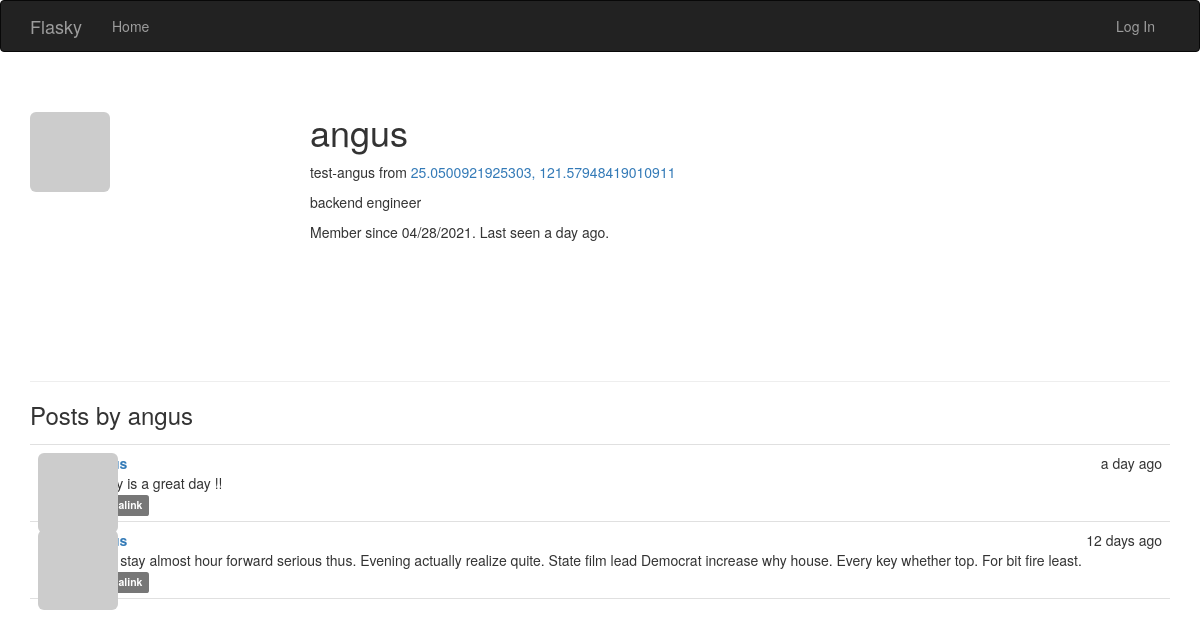
Before: /user/angus with the older database file.
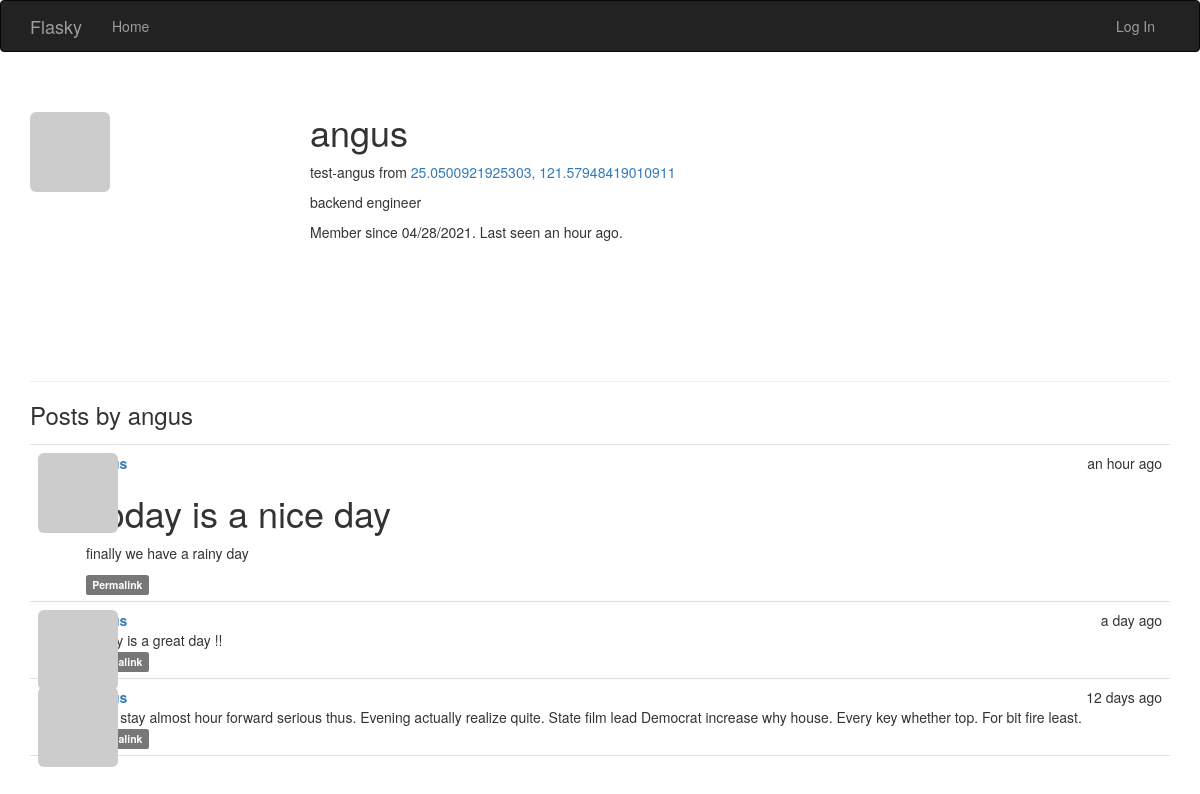
After: the same page with the newer database file.
### app/models.py (models this page shows, shortened)
class User(UserMixin, db.Model):
    __tablename__ = 'users'
    id = db.Column(db.Integer, primary_key=True)
    username = db.Column(db.String(64), unique=True, index=True)
    email = db.Column(db.String(64), unique=True, index=True)  # 讓使用者可以用email 登入
    role_id = db.Column(db.Integer, db.ForeignKey('roles.id'))
    password_hash = db.Column(db.String(128))
    confirmed = db.Column(db.Boolean, default=False)  # 帳號確認狀態
    name = db.Column(db.String(64))  # 本名
    location = db.Column(db.String(64))
    about_me = db.Column(db.Text())
    member_since = db.Column(db.DateTime(), default=datetime.utcnow)  # 建立時間
    last_seen = db.Column(db.DateTime(), default=datetime.utcnow)  # 上次訪問時間
    avatar_hash = db.Column(db.String(32))  # 儲存頭像URL用
    posts = db.relationship('Post', backref='author', lazy='dynamic')
    @property  # property 是只能讀取的屬性特性
    def password(self):
        raise AttributeError('password is not a readable attribute')
    def gravatar_hash(self):  # 產生email MD5 hash值
        return hashlib.md5(self.email.lower().encode('utf-8')).hexdigest()
    def gravatar(self, size=100, default='identicon', rating='g'):  # 產生gravatar的URL
        url = 'https://secure.gravatar.com/avatar'
        hash = self.avatar_hash or self.gravatar_hash()
        return f'{url}/{hash}?s={size}&d={default}&r={rating}'

class Post(db.Model):
    __tablename__ = 'posts'
    id = db.Column(db.Integer, primary_key=True)
    body = db.Column(db.Text) # 儲存markdown 格式文章
    body_html = db.Column(db.Text)  # 儲存html 格式文章
    timestamp = db.Column(db.DateTime, index=True, default=datetime.utcnow)
    author_id = db.Column(db.Integer, db.ForeignKey('users.id'))

### app/main/views.py (the view)
@main.route('/user/<username>')
def user(username):
    user = User.query.filter_by(username=username).first_or_404()  # 若找不到user就跳404
    posts = user.posts.order_by(Post.timestamp.desc()).all()
    return render_template('user.html', user=user, posts=posts)  # 將user傳入模板 顯示訊息

### app/auth/views.py (called while the page is built)
@auth.before_app_request  # 註冊成全域的裝飾器
def before_request():
    if current_user.is_authenticated:  # 如果使用者有登入下的判斷
        current_user.ping()  # 每次都執行 更新上次登入時間
        if not current_user.confirmed and request.endpoint \
            and request.blueprint != 'auth' and request.endpoint != 'static':
            return redirect(url_for('auth.unconfirmed'))

### app/main/__init__.py (called while the page is built)
@main.app_context_processor
def inject_permissions():
    return dict(Permission=Permission)

### app/models.py (called while the page is built)
    def is_administrator(self):
        return False

### app/templates/user.html (shortened to what this page needs)
{% extends "base.html" %}
{% import "_macros.html" as macros %}
{% block page_content %}
<div class="page-header">
    <img class="img-rounded profile-thumbnail" src="{{ user.gravatar(size=256) }}">
    <div class="profile-header">
        <h1>{{ user.username }}</h1>
        {% if user.name or user.location %}
        <p>
            {% if user.name %}
                {{ user.name }}
            {% endif %}
            {% if user.location %}
                from <a href="http://maps.google.com/?q={{ user.location }}">{{ user.location }}</a>
            {% endif %}
        </p>
        {% endif %}
        {% if user.about_me %}<p>{{ user.about_me }}</p>{% endif %}
        <p>Member since {{ moment(user.member_since).format('L') }}. Last seen {{ moment(user.last_seen).fromNow() }}.</p>
    </div>
</div>
<h3>Posts by {{ user.username }}</h3>
{% include '_posts.html' %}
{% endblock %}

### app/templates/base.html (shortened to what this page needs)
{% extends "bootstrap/base.html" %}
{% block head %}
{{ super() }}
<link rel="stylesheet" type="text/css" href="{{ url_for('static', filename='styles.css') }}">
{% endblock %}
{% block navbar %}
<div class="navbar navbar-inverse" role="navigation">
    <div class="container">
        <div class="navbar-header">
            <a class="navbar-brand" href="{{ url_for('main.index') }}">Flasky</a>
        </div>
        <div class="navbar-collapse collapse">
            <ul class="nav navbar-nav">
                <li><a href="{{ url_for('main.index') }}">Home</a></li>
            </ul>
            <ul class="nav navbar-nav navbar-right">
                {% if current_user.is_authenticated %}
                <li class="dropdown">
                     <a href="#" class="dropdown-toggle" data-toggle="dropdown">
                        <img src="{{ current_user.gravatar(size=18) }}">
                        Account <b class="caret"></b>
                    </a>
                    <ul class="dropdown-menu">
                        <li><a href="{{ url_for('auth.change_password') }}">Change Password</a></li>
                        <li><a href="{{ url_for('auth.change_email_request') }}">Change Email</a></li>
                        <li><a href="{{ url_for('auth.logout') }}">Log Out</a></li>
                    </ul>
                </li>
                {% else %}
                <li><a href="{{ url_for('auth.login') }}">Log In</a></li>
                {% endif %}
            </ul>
        </div>
    </div>
</div>
{% endblock %}
{% block content %}
<div class="container">
    {% block page_content %}{% endblock %}
</div>
{% endblock %}

### app/templates/_posts.html (shortened to what this page needs)
<ul class="posts">
    {% for post in posts %}
    <li class="post">
        <div class="post-thumbnail">
            <a href="{{ url_for('.user', username=post.author.username) }}">
                <img class="img-rounded profile-thumbnail" src="{{ post.author.gravatar(size=40) }}">
            </a>
        </div>
        <div class="post-content">
            <div class="post-date">{{ moment(post.timestamp).fromNow() }}</div>
            <div class="post-author"><a href="{{ url_for('.user', username=post.author.username) }}">{{ post.author.username }}</a></div>
                    <div class="post-body">
                {% if post.body_html %}
                    {{ post.body_html | safe }}
                {% else %}
                    {{ post.body }}
                {% endif %}
        </div>
            <div class="post-footer">
                <a href="{{ url_for('.post', id=post.id) }}">
                    <span class="label label-default">Permalink</span>
                </a>
            </div>
    </li>
    {% endfor %}
</ul>

### app/static/styles.css (style rules this page uses)
.profile-thumbnail { position: absolute; }
.profile-header { min-height: 260px; margin-left: 280px; }
ul.posts { list-style-type: none; padding: 0px; margin: 16px 0px 0px 0px; border-top: 1px solid #e0e0e0; }
ul.posts li.post { padding: 8px; border-bottom: 1px solid #e0e0e0; }
div.post-date { float: right; }
div.post-author { font-weight: bold; }
div.post-thumbnail { position: absolute; }
div.post-content { margin-left: 48px; min-height: 48px; }

Changed rows visible on the page:
changed User "angus": last_seen "a day ago" → "an hour ago"
added Post: timestamp "an hour ago", body_html "Today is a nice day finally we have a rainy day"
